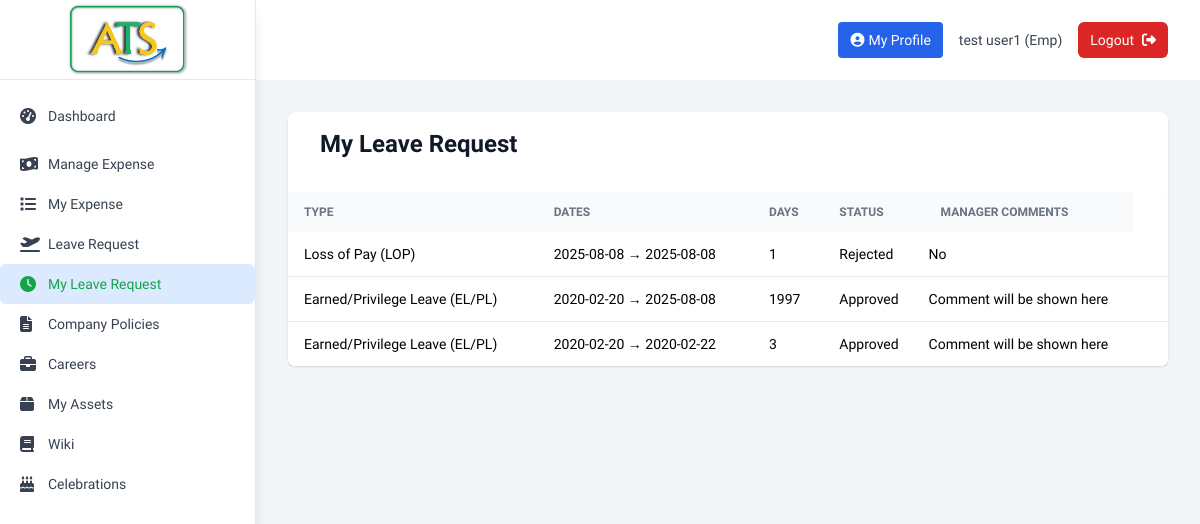
/employee/my_leave_requests (signed in), run on an earlier commit of the app's database.
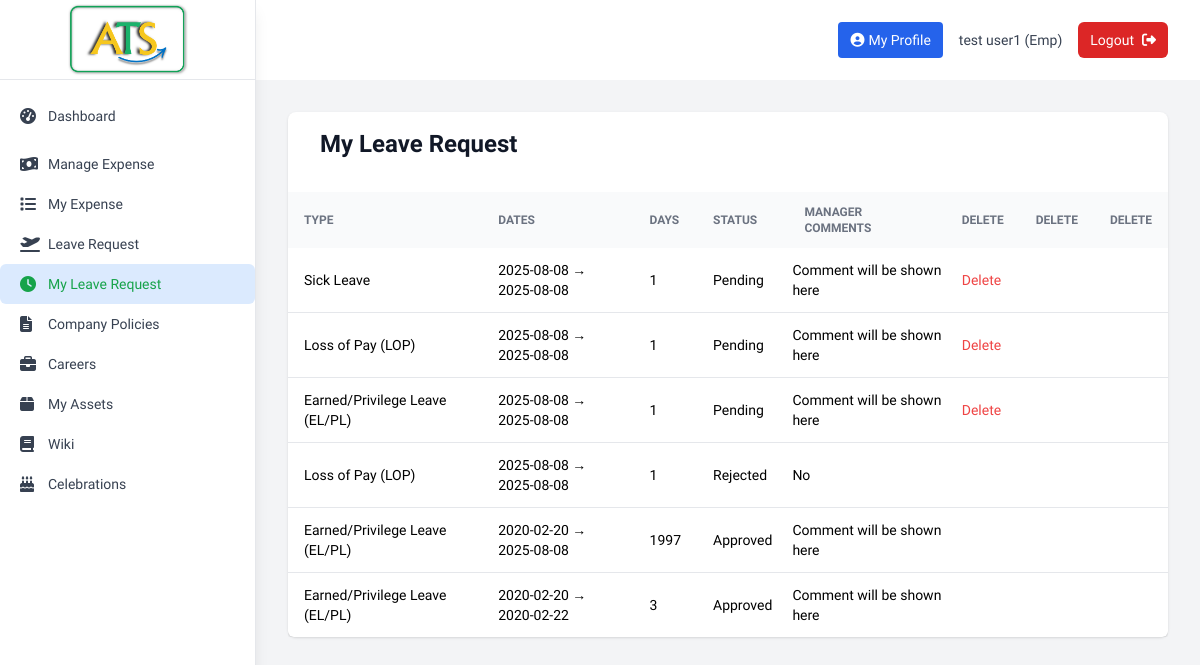
And on a later commit of the database.
### tables this page shows
CREATE TABLE tbl_leave_request (
                request_id      INTEGER PRIMARY KEY AUTOINCREMENT,
                leave_type_id   INTEGER NOT NULL,
                employee_id     INTEGER NOT NULL,
                start_date      DATE    NOT NULL,
                end_date        DATE    NOT NULL,
                leave_desc      TEXT    CHECK (LENGTH(leave_desc)<=500),
                manager_id      INTEGER,
                comments        TEXT    CHECK (LENGTH(comments)<=200),
                status          TEXT    DEFAULT 'pending',   -- pending/approved/rejected
                inserted_date   DATETIME DEFAULT CURRENT_TIMESTAMP,
                FOREIGN KEY (leave_type_id) REFERENCES tbl_leave_type(leave_type_id),
                FOREIGN KEY (employee_id)  REFERENCES tbl_employee(emp_id),
                FOREIGN KEY (manager_id)   REFERENCES tbl_employee(emp_id)
            );

CREATE TABLE "tbl_leave_type" (
	"leave_type_id"	INTEGER,
	"leave_type"	TEXT NOT NULL CHECK(LENGTH("leave_type") <= 50) UNIQUE COLLATE NOCASE,
	"inserted_date"	DATETIME DEFAULT CURRENT_TIMESTAMP,
	PRIMARY KEY("leave_type_id" AUTOINCREMENT)
);

### app.py (the view)
@app.route('/employee/my_leave_requests')
def employee_leave_requests():
    if 'user_id' not in session or session['emp_type'] != 'emp':
        return redirect(url_for('login'))
    my_requests = db.get_leave_requests('WHERE lr.employee_id=?', (session['user_id'],))
    return render_template('employee_leave_requests.html', my_requests=my_requests)

### templates/employee_leave_requests.html (shortened to what this page needs)
{% extends "base.html" %} {% block title %}My Leave Requests{% endblock %} {%
block content %}
<div class="bg-white shadow rounded-lg">
  <div class="mb-8">
    <h1 class="text-2xl font-bold text-gray-900 text-left pt-4 ml-8">
      My Leave Request
    </h1>
  </div>
  <div class="overflow-x-auto">
    <table class="min-w-full bg-white rounded-md shadow text-sm">
      <thead class="bg-gray-50 text-left uppercase text-xs font-medium text-gray-500">
        <tr>
          <th class="px-4 py-3">Type</th>
          <th class="px-4 py-3">Dates</th>
          <th class="px-4 py-3">Days</th>
          <th class="px-4 py-3">Status</th>
          <th class="px-4 py-3">Manager Comments</th>
          {% for r in my_requests %}
          {% if r[6] == 'pending' %}
          <th class="px-4 py-3">Delete</th>
          {% endif %}
          {% endfor %}
        </tr>
      </thead>
      <tbody class="divide-y">
        {% for r in my_requests %} {% set days = (r[4]|todate -
        r[3]|todate).days + 1 %}
        <tr>
          <td class="px-4 py-3">{{ r[1] }}</td>
          <td class="px-4 py-3">{{ r[3] }} → {{ r[4] }}</td>
          <td class="px-4 py-3">{{ days }}</td>
          <td class="px-4 py-3" style="text-transform: capitalize">
            {{ r[6] }}
          </td>
          <td class="px-1 py-3">{{ r[7] or 'Comment will be shown here' }}</td>
          <td class="px-4 py-3">
            {% if r[6] == 'pending' %}
            <form method="POST" action="{{ url_for('delete_leave_request', request_id=r[0]) }}">
              <button type="submit" class="btn text-red-500 btn-danger btn-sm">
                Delete
              </button>
            </form>
            {% endif %}
          </td>
        </tr>
        {% else %}
        <tr>
          <td colspan="5" class="px-4 py-6 text-center text-gray-500">
            No leave requests found.
          </td>
        </tr>
        {% endfor %}
      </tbody>
    </table>
  </div>
</div>
{% endblock %}

What changed in the data, as far as the page shows it:
added tbl_leave_request: shows "DELETE", leave_type "Sick Leave", start_date "2025-08-08", end_date "2025-08-08", days "1", status "Pending", r "Comment will be shown here"
added tbl_leave_request: shows "DELETE", leave_type "Loss of Pay (LOP)", start_date "2025-08-08", end_date "2025-08-08", days "1", status "Pending", r "Comment will be shown here"
added tbl_leave_request: shows "DELETE", leave_type "Earned/Privilege Leave (EL/PL)", start_date "2025-08-08", end_date "2025-08-08", days "1", status "Pending", r "Comment will be shown here"
